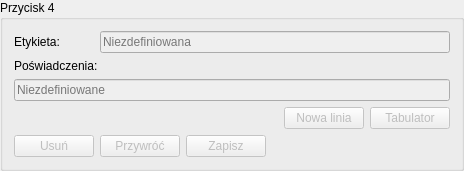
         <widget class="QGroupBox" name="groupBox_5">
          <property name="sizePolicy">
           <sizepolicy hsizetype="Preferred" vsizetype="Maximum">
            <horstretch>0</horstretch>
            <verstretch>0</verstretch>
           </sizepolicy>
          </property>
          <property name="minimumSize">
           <size>
            <width>0</width>
            <height>0</height>
           </size>
          </property>
          <property name="title">
           <string>Przycisk 4</string>
          </property>
          <layout class="QGridLayout" name="gridLayout_9" columnstretch="0,0,0,0,0,0,0" columnminimumwidth="0,0,0,0,0,0,0">
           <item row="4" column="1">
            <widget class="QPushButton" name="pushButton_24">
             <property name="enabled">
              <bool>false</bool>
             </property>
             <property name="sizePolicy">
              <sizepolicy hsizetype="Maximum" vsizetype="Preferred">
               <horstretch>0</horstretch>
               <verstretch>0</verstretch>
              </sizepolicy>
             </property>
             <property name="toolTip">
              <string>&lt;html&gt;&lt;head/&gt;&lt;body&gt;&lt;p&gt;Wczytuje do pola edycyjnego hasło zapisane w urządzeniu&lt;/p&gt;&lt;/body&gt;&lt;/html&gt;</string>
             </property>
             <property name="text">
              <string>Przywróć</string>
             </property>
            </widget>
           </item>
           <item row="0" column="0">
            <widget class="QLabel" name="label_18">
             <property name="sizePolicy">
              <sizepolicy hsizetype="Maximum" vsizetype="Preferred">
               <horstretch>0</horstretch>
               <verstretch>0</verstretch>
              </sizepolicy>
             </property>
             <property name="font">
              <font>
               <pointsize>9</pointsize>
              </font>
             </property>
             <property name="text">
              <string>Etykieta:</string>
             </property>
            </widget>
           </item>
           <item row="0" column="1" colspan="6">
            <widget class="QLineEdit" name="lineEdit_10">
             <property name="enabled">
              <bool>false</bool>
             </property>
             <property name="sizePolicy">
              <sizepolicy hsizetype="MinimumExpanding" vsizetype="Preferred">
               <horstretch>0</horstretch>
               <verstretch>0</verstretch>
              </sizepolicy>
             </property>
             <property name="placeholderText">
              <string>Niezdefiniowana</string>
             </property>
             <property name="clearButtonEnabled">
              <bool>true</bool>
             </property>
            </widget>
           </item>
           <item row="4" column="2">
            <widget class="QPushButton" name="pushButton_25">
             <property name="enabled">
              <bool>false</bool>
             </property>
             <property name="sizePolicy">
              <sizepolicy hsizetype="Maximum" vsizetype="Preferred">
               <horstretch>0</horstretch>
               <verstretch>0</verstretch>
              </sizepolicy>
             </property>
             <property name="toolTip">
              <string>Zapisuje hasło na urządzeniu</string>
             </property>
             <property name="text">
              <string>Zapisz</string>
             </property>
            </widget>
           </item>
           <item row="1" column="0" colspan="2">
            <widget class="QLabel" name="label_19">
             <property name="sizePolicy">
              <sizepolicy hsizetype="Maximum" vsizetype="Preferred">
               <horstretch>0</horstretch>
               <verstretch>0</verstretch>
              </sizepolicy>
             </property>
             <property name="text">
              <string>Poświadczenia:</string>
             </property>
            </widget>
           </item>
           <item row="3" column="6">
            <widget class="QPushButton" name="pushButton_26">
             <property name="enabled">
              <bool>false</bool>
             </property>
             <property name="sizePolicy">
              <sizepolicy hsizetype="Minimum" vsizetype="Preferred">
               <horstretch>0</horstretch>
               <verstretch>0</verstretch>
              </sizepolicy>
             </property>
             <property name="toolTip">
              <string>&lt;html&gt;&lt;head/&gt;&lt;body&gt;&lt;p&gt;Wstawia znak tabulatora (&amp;#x21E5;) na bieżącej pozycji.&lt;/p&gt;&lt;/body&gt;&lt;/html&gt;</string>
             </property>
             <property name="text">
              <string>Tabulator</string>
             </property>
            </widget>
           </item>
           <item row="3" column="5">
            <widget class="QPushButton" name="pushButton_27">
             <property name="enabled">
              <bool>false</bool>
             </property>
             <property name="sizePolicy">
              <sizepolicy hsizetype="Minimum" vsizetype="Preferred">
               <horstretch>0</horstretch>
               <verstretch>0</verstretch>
              </sizepolicy>
             </property>
             <property name="toolTip">
              <string>&lt;html&gt;&lt;head/&gt;&lt;body&gt;&lt;p&gt;Wstawia znak nowej linii (&amp;#x21B5;) na bieżącej pozycji.&lt;/p&gt;&lt;/body&gt;&lt;/html&gt;</string>
             </property>
             <property name="text">
              <string>Nowa linia</string>
             </property>
            </widget>
           </item>
           <item row="2" column="0" colspan="7">
            <widget class="QLineEdit" name="lineEdit_11">
             <property name="enabled">
              <bool>false</bool>
             </property>
             <property name="sizePolicy">
              <sizepolicy hsizetype="MinimumExpanding" vsizetype="Preferred">
               <horstretch>0</horstretch>
               <verstretch>0</verstretch>
              </sizepolicy>
             </property>
             <property name="toolTip">
              <string>&lt;html&gt;&lt;head/&gt;&lt;body&gt;&lt;p&gt;Pole edycyjne hasła pod przyciskiem. Hasło zostanie zapisane po wybraniu &amp;quot;Zapisz&amp;quot;&lt;/p&gt;&lt;/body&gt;&lt;/html&gt;</string>
             </property>
             <property name="maxLength">
              <number>150</number>
             </property>
             <property name="placeholderText">
              <string>Niezdefiniowane</string>
             </property>
             <property name="clearButtonEnabled">
              <bool>true</bool>
             </property>
            </widget>
           </item>
           <item row="4" column="0">
            <widget class="QPushButton" name="pushButton_28">
             <property name="enabled">
              <bool>false</bool>
             </property>
             <property name="sizePolicy">
              <sizepolicy hsizetype="Maximum" vsizetype="Preferred">
               <horstretch>0</horstretch>
               <verstretch>0</verstretch>
              </sizepolicy>
             </property>
             <property name="toolTip">
              <string>Kasuje hasło w urządzeniu</string>
             </property>
             <property name="text">
              <string>Usuń</string>
             </property>
            </widget>
           </item>
          </layout>
         </widget>
